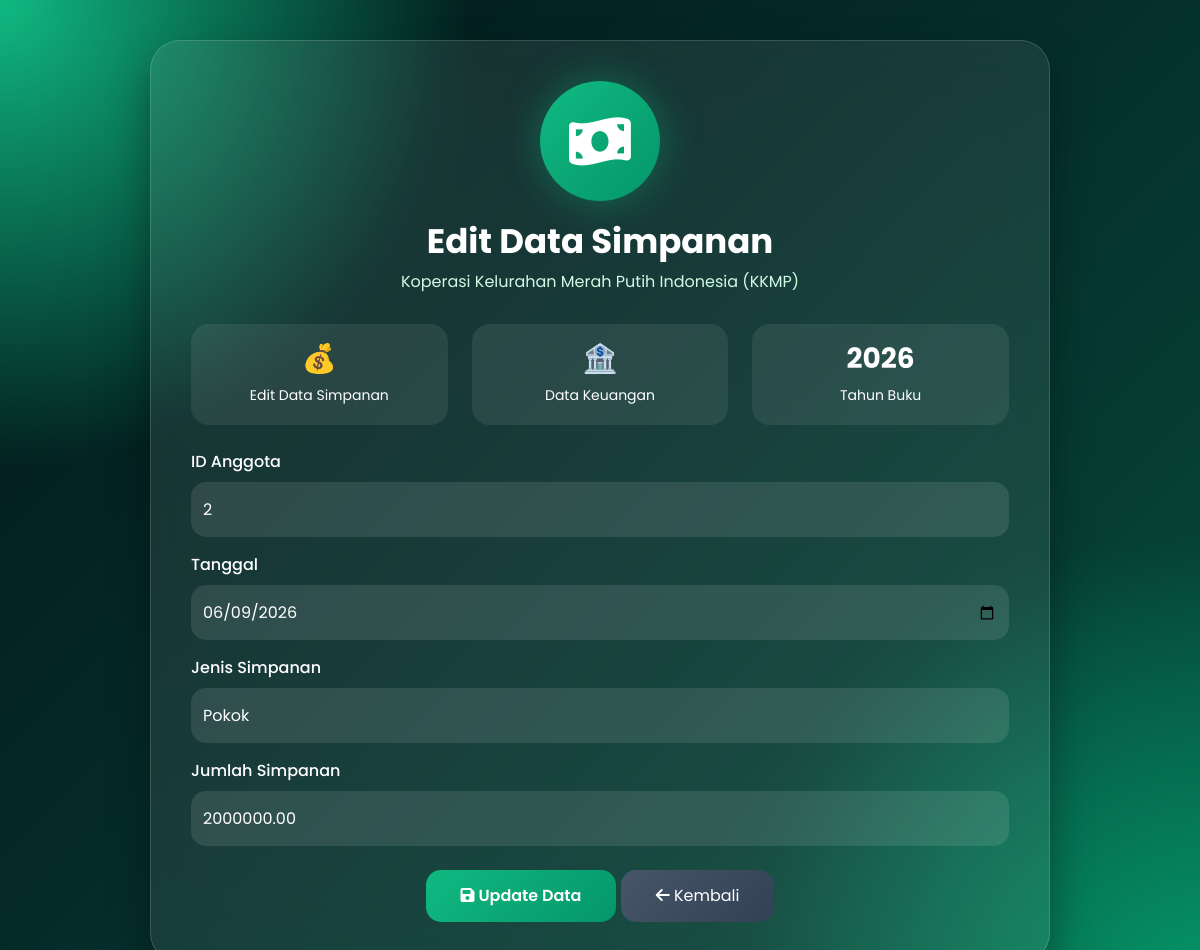
/koperasi/simpanan/edit_simpanan.php?id=5, run on the app's committed database.
### tables this page shows
CREATE TABLE `simpanan` (
  `id_simpanan` int(11) NOT NULL,
  `id_anggota` int(11) DEFAULT NULL,
  `tanggal` date DEFAULT NULL,
  `jenis_simpanan` varchar(50) DEFAULT NULL,
  `jumlah` decimal(12,2) DEFAULT NULL
);

### koperasi/simpanan/edit_simpanan.php (the view, shortened to what this page needs)
<?php
include "../config/koneksi.php";
$id = intval($_GET['id']);
$data = mysqli_query($koneksi,"SELECT * FROM simpanan WHERE id_simpanan=$id");
$d = mysqli_fetch_assoc($data);
?>
<!DOCTYPE html>
<html>
<head>
<head>
<link href="https://cdn.jsdelivr.net/npm/bootstrap@5.3.3/dist/css/bootstrap.min.css" rel="stylesheet">
<link rel="stylesheet"
href="https://cdnjs.cloudflare.com/ajax/libs/font-awesome/6.5.1/css/all.min.css">
</head>
</head>
<body>
<div class="card-vip">
    <div class="header">
        <div class="logo-box">
            <i class="fas fa-money-bill-wave"></i>
        </div>
        <h1>Edit Data Simpanan</h1>
        <p>Koperasi Kelurahan Merah Putih Indonesia (KKMP)</p>
    </div>
    <div class="row">
        <div class="col-md-4">
            <div class="mini-card">
                <h3>💰</h3>
                <small>Edit Data Simpanan</small>
            </div>
        </div>
        <div class="col-md-4">
            <div class="mini-card">
                <h3>🏦</h3>
                <small>Data Keuangan</small>
            </div>
        </div>
        <div class="col-md-4">
            <div class="mini-card">
                <h3>2026</h3>
                <small>Tahun Buku</small>
            </div>
        </div>
    </div>
    <form method="POST">
        <div class="mb-3">
            <label class="form-label">ID Anggota</label>
            <input
            type="number"
            name="id_anggota"
            value="<?= $d['id_anggota'] ?>"
            class="form-control"
            required>
        </div>
        <div class="mb-3">
            <label class="form-label">Tanggal</label>
            <input
            type="date"
            name="tanggal"
            value="<?= $d['tanggal'] ?>"
            class="form-control"
            required>
        </div>
        <div class="mb-3">
            <label class="form-label">Jenis Simpanan</label>
            <select
            name="jenis_simpanan"
            class="form-select">
                <option <?= $d['jenis_simpanan']=="Pokok"?"selected":"" ?>>
                    Pokok
                </option>
            </select>
        </div>
        <div class="mb-4">
            <label class="form-label">Jumlah Simpanan</label>
            <input
            type="number"
            name="jumlah"
            value="<?= $d['jumlah'] ?>"
            class="form-control"
            required>
        </div>
        <div class="text-center">
            <button
            type="submit"
            name="update"
            class="btn btn-update">
                <i class="fas fa-save"></i>
                Update Data
            </button>
            <a href="index.php"
               class="btn btn-back">
                <i class="fas fa-arrow-left"></i>
                Kembali
            </a>
        </div>
    </form>
</div>
</body>
</html>

### koperasi/simpanan/edit_simpanan.php (style rules this page uses)
* { margin:0; padding:0; box-sizing:border-box; font-family:'Poppins',sans-serif; }
body { min-height:100vh; background: radial-gradient(circle at top left,#10b981 0%,transparent 30%), radial-gradient(circle at bottom right,#059669 0%,transparent 30%), linear-gradient(135deg,#021617,#052e2b,#064e3b); padding:40px; color:white; }
.card-vip { max-width:900px; margin:auto; background:rgba(255,255,255,.08); backdrop-filter:blur(25px); border:1px solid rgba(255,255,255,.15); border-radius:30px; padding:40px; box-shadow: 0 20px 40px rgba(0,0,0,.35); }
.header { text-align:center; margin-bottom:30px; }
.logo-box { width:120px; height:120px; margin:auto; border-radius:50%; background:linear-gradient( 135deg, #10b981, #059669 ); display:flex; justify-content:center; align-items:center; box-shadow: 0 0 40px rgba(16,185,129,.4); }
.logo-box i { font-size:55px; color:white; }
.header h1 { margin-top:20px; font-size:34px; font-weight:700; }
.header p { color:#d1fae5; }
.mini-card { background:rgba(255,255,255,.08); border-radius:18px; padding:18px; text-align:center; margin-bottom:25px; }
.mini-card h3 { font-size:28px; font-weight:700; }
.form-label { font-weight:500; margin-bottom:8px; }
.form-control, .form-select { height:55px; border:none; border-radius:15px; background:rgba(255,255,255,.1) !important; color:white !important; }
.form-select option { color:black; }
.btn-update { background:linear-gradient( 135deg, #10b981, #059669 ); border:none; color:white; padding:14px 35px; border-radius:15px; font-weight:600; transition:.3s; }
.btn-back { background:linear-gradient( 135deg, #475569, #334155 ); border:none; color:white; padding:14px 35px; border-radius:15px; }

### data on the page
simpanan: id_anggota "2", tanggal "06/09/2026", jenis_simpanan "Pokok", jumlah "2000000.00"
